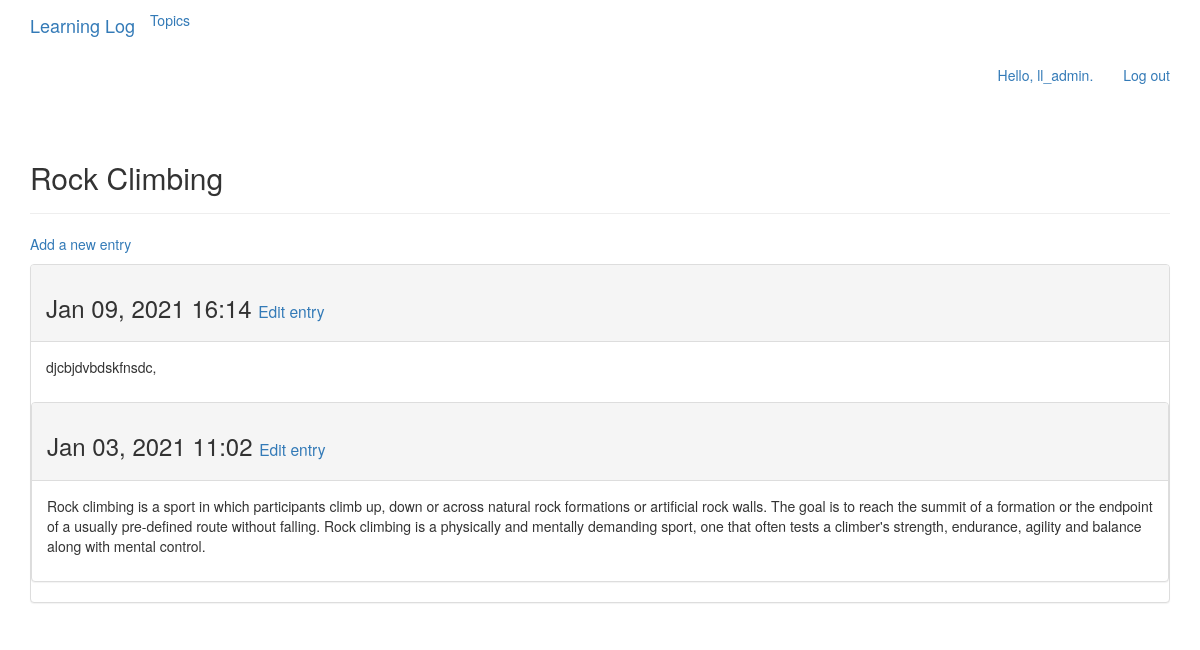
The page /topics/2/ (signed in) on the database its author committed.
### learning_logs/models.py (models this page shows, shortened)
class Topic(models.Model):
    text = models.CharField(max_length=200)
    date_added = models.DateTimeField(auto_now_add=True)
    owner = models.ForeignKey(User, on_delete = models.CASCADE)
    def __str__(self):
        return self.text

class Entry(models.Model):
    topic = models.ForeignKey(Topic, on_delete=models.CASCADE)
    text = models.TextField()
    date_added = models.DateTimeField(auto_now_add=True)
    class Meta:
        verbose_name_plural = 'entries'

### learning_logs/views.py (the view)
# urls.py: path('topics/<int:topic_id>/', views.topic, name = 'topic'),
@login_required
def topic(request, topic_id):
    topic = Topic.objects.get(id=topic_id)
    if topic.owner != request.user:
        raise Http404
    entries = topic.entry_set.order_by('-date_added')
    context = {'topic':topic, 'entries':entries}
    return render(request,'learning_logs/topic.html', context)

### learning_logs/templates/learning_logs/topic.html
{% extends 'learning_logs/base.html' %}
{% block header %}
<h2>{{ topic }}</h2>
{% endblock header %}
{% block content %}
    <p>
        <a href="{% url 'learning_logs:new_entry' topic.id %}">Add a new entry</a>
    </p>
    {% for entry in entries %}
    <div class="panel panel-default">
        <div class="panel-heading">
        	<h3>
                {{ entry.date_added|date:'M d, Y H:i' }}
                <small>
                    <a href="{% url 'learning_logs:edit_entry' entry.id %}">
                    Edit entry</a>
                </small>
            </h3>
        </div>
        <div class="panel-body">
            {{ entry.text|linebreaks }}
        </div>
    {% empty %}
        There are no entries for this topic yet.
    {% endfor %}
{% endblock content %}

### learning_logs/templates/learning_logs/base.html (shortened to what this page needs)
{% load bootstrap3 %}
<!DOCTYPE html>
<html lang="en">
<head>
  {% bootstrap_css %}
</head>
<body>
  <nav class="navbar navbar-defaul navbar-static-top">
    <div class="container">
      <div class="navbar-header">
        <a class="navbar-brand" href="{% url 'learning_logs:index' %}">
          Learning Log
        </a>
      </div>
      <div id="navbar" class="navbar-collapse collapse">
        <ul class="nav navbar-new">
          <li><a href="{% url 'learning_logs:topics' %}">Topics</a></li>
        </ul>
        <ul class="nav navbar-nav navbar-right">
          {% if user.is_authenticated %}
            <li><a> Hello, {{ user.username }}.</a></li>
            <li><a href="{% url 'users:logout' %}">Log out</a></li>
          {% else %}
            <li><a href="{% url 'users:register' %}">Register</a></li>
            <li><a href="{% url 'users:login' %}">Log in</a></li>
          {% endif %}
        </ul>
      </div>
    </div>
  </nav>
  <div class="container">
    <div class="page-header">
      {% block header %}{% endblock header %}
    </div>
    <div>
      {% block content %}{% endblock content %}
    </div>
  </div>
</body>
</html>

### rows shown on the page
Topic: text "Rock Climbing"
Entry: date_added "Jan 09, 2021 16:14", text "djcbjdvbdskfnsdc,"
Entry: date_added "Jan 03, 2021 11:02", text "Rock climbing is a sport in which participants climb up, down or across natural rock formations or artificial rock walls. The goal is to reach the summit of a formation or the endpoint of a usually pre-defined route without falling. Rock climbing is a physically and mentally demanding sport, one that often tests a climber's strength, endurance, agility and balance along with mental control."

### other values the page prints
{{ user.username }} "ll_admin"
